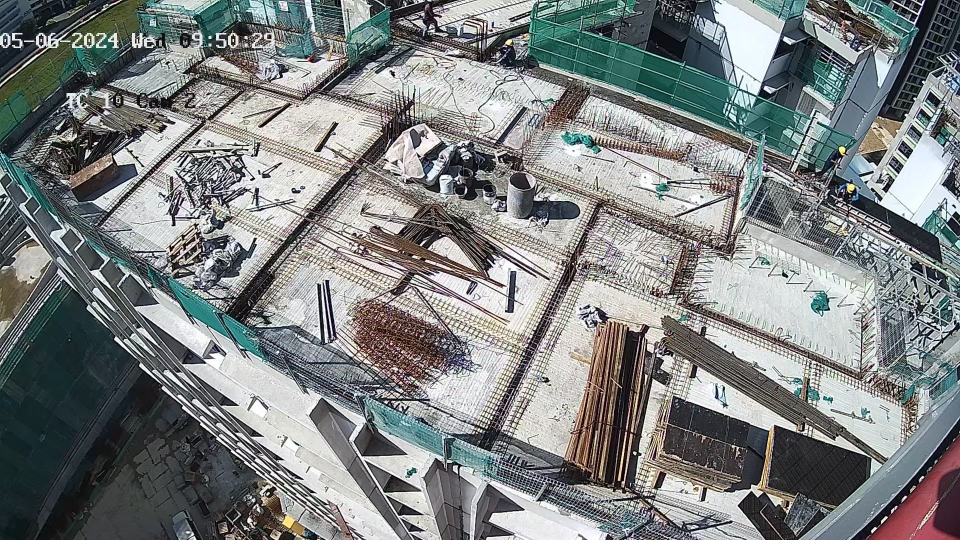
#> input picture assets/photo1717552254.jpeg, 1920 x 1080 px (shown at 1/2 size)
$ python -i experiment.py   (imports and definitions only)
#> lines starting #> are read from the running program, lines starting #| are printed output that depends on the picture; after the words box and inside, x2 and y2 are one past the last pixel; in counts of white or black regions, pixels touching at a corner belong together
import numpy as np
import cv2 as cv
from matplotlib import pyplot as plt


def canny_edge_1(image_path):
    img = cv.imread(image_path, cv.IMREAD_GRAYSCALE)
    assert img is not None, "file could not be read, check with os.path.exists()"

    edges1 = cv.Canny(image=img,
                      threshold1=8000,
                      threshold2=8000)

    edges2 = cv.Canny(image=img,
                      threshold1=8000,
                      threshold2=8000,
                      apertureSize=5)

    edges3 = cv.Canny(image=img,
                      threshold1=8000,
                      threshold2=8000,
                      apertureSize=5,
                      L2gradient=False)

    plt.subplot(121), plt.imshow(img, cmap='gray')
    plt.title('Original Image'), plt.xticks([]), plt.yticks([])

    plt.subplot(122), plt.imshow(edges3, cmap='gray')
    plt.title('Edge Image with Aperture + L2gradient'), plt.xticks([]), plt.yticks([])

    plt.show()


def canny_edge_2(image_path):
#> called with image_path = '../assets/photo1717552254.jpeg'
    image1 = cv.imread(image_path)
#> image1 is the input picture: shape (1080, 1920, 3); mean B, G, R 129.2, 129.3, 125.5
    image = cv.imread(image_path)
    gray = cv.cvtColor(image, cv.COLOR_BGR2GRAY)
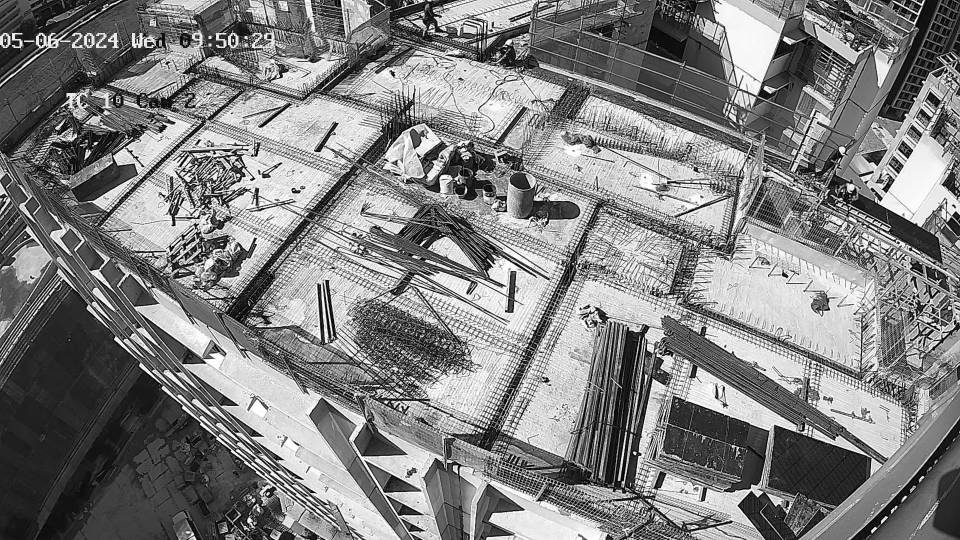
#> gray: shape (1080, 1920) (shown at 1/2 size); min 0, max 255, mean 128.1
    use_it = gray
    blurred = cv.GaussianBlur(gray, (3, 3), 0)
    use_it = blurred
    canny = cv.Canny(image=use_it,
                     threshold1=1500,
                     threshold2=1200,
                     apertureSize=5,
                     L2gradient=True)
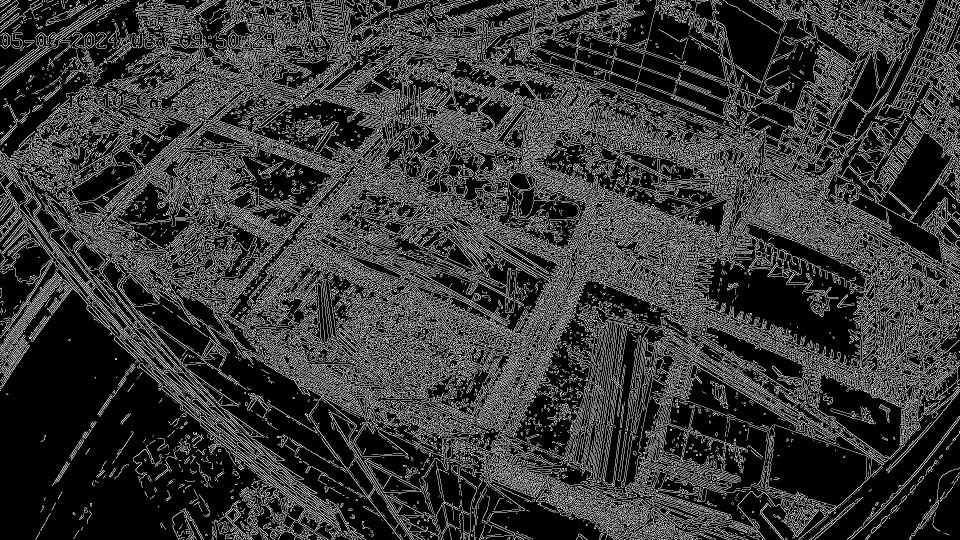
#> canny: shape (1080, 1920) (shown at 1/2 size); 21.2% white in thin lines or dots

    cnts = cv.findContours(canny, cv.RETR_TREE, cv.CHAIN_APPROX_SIMPLE)
#> cnts = 17223 contours, 13852 with area under 20; largest, box (x1, y1, x2, y2) and area: (406, 471, 1292, 1036) 46809, (429, 98, 1724, 757) 37728, (191, 173, 905, 622) 25965, (1390, 52, 1920, 744) 21098, (929, 417, 1179, 698) 13760
    cnts = cnts[0] if len(cnts) == 2 else cnts[1]

    for c in cnts:
        cv.drawContours(image, [c], 0, (36, 255, 12), 2)
#> this loop made 17223 passes
#> c on passes 1 to 3: [[1465, 1079]], [[1428, 1079]], [[1387, 1079]]
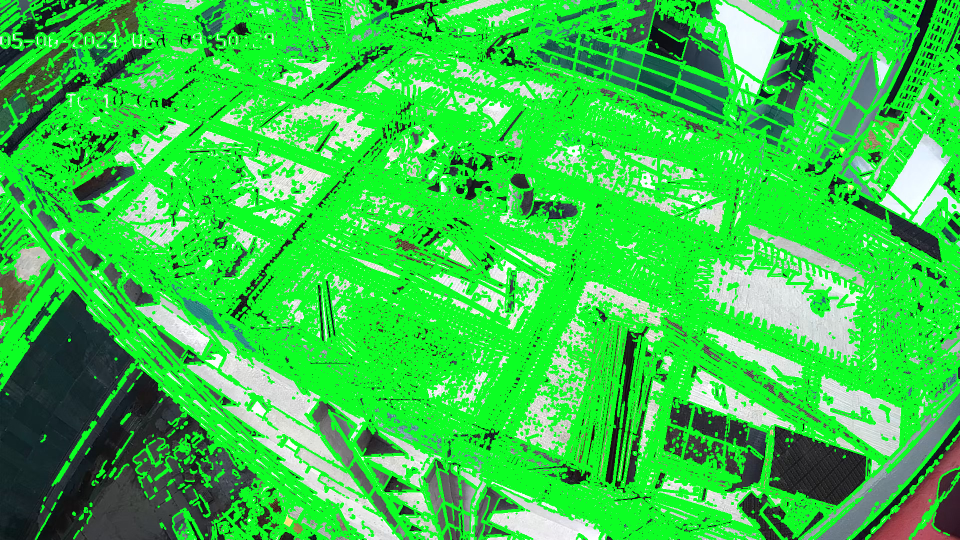
#> image: shape (1080, 1920, 3) (shown at 1/2 size); mean B, G, R 72, 203, 55.1

    plt.subplot(121), plt.imshow(image1)
    plt.title('Original Image'), plt.xticks([]), plt.yticks([])

    plt.subplot(122), plt.imshow(image)
    plt.title('Edge Image with Aperture + L2gradient'), plt.xticks([]), plt.yticks([])

    plt.show()
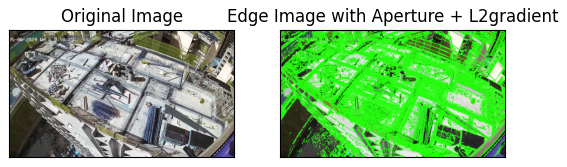
#> figure drawn by matplotlib, 2 panels; B, G, R data is drawn as R, G, B

    #cv.imshow('canny', canny)
    #cv.imshow('image', image)
    cv.imwrite('canny.png', canny)
    cv.imwrite('image.png', image)
    #cv.waitKey(0)

>>> result = canny_edge_2('../assets/photo1717552254.jpeg')

$ run again, on assets/TC1-CAM11662615487.305533.jpg
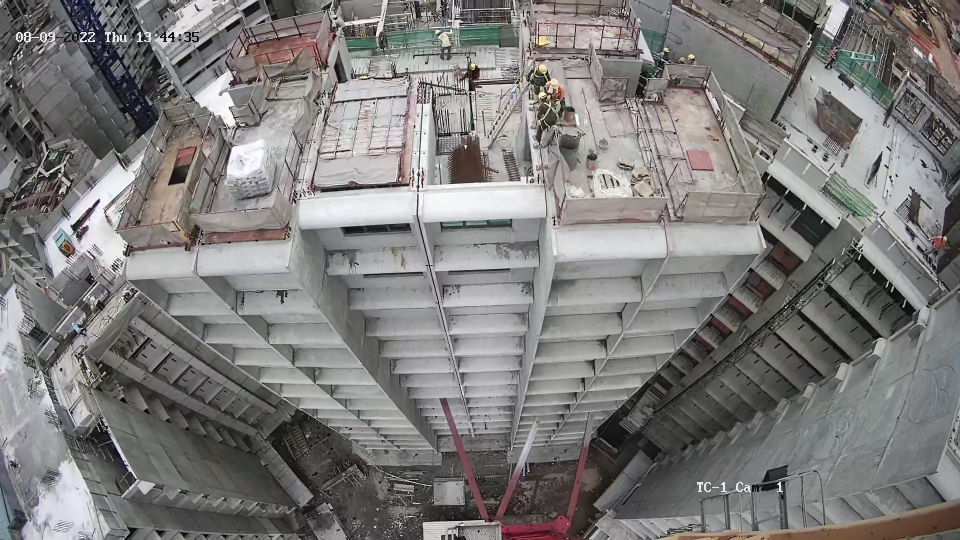
#> input picture assets/TC1-CAM11662615487.305533.jpg, 1920 x 1080 px (shown at 1/2 size)
#> in canny_edge_2, image1 is the input picture: shape (1080, 1920, 3); mean B, G, R 123.1, 123.9, 125.8
#> in canny_edge_2, `canny = cv.Canny(image=use_it, threshold1=1500, threshold2=1200, apert..`:
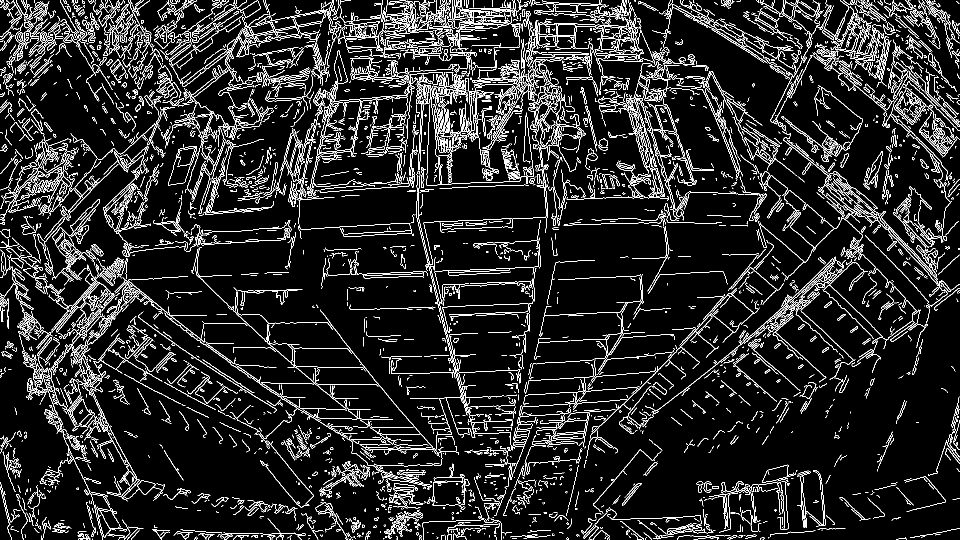
#> canny: shape (1080, 1920) (shown at 1/2 size); 9.7% white in thin lines or dots
#> cnts = 6091 contours, 5084 with area under 20; largest, box (x1, y1, x2, y2) and area: (336, 292, 394, 372) 2463, (336, 292, 394, 372) 2446, (1789, 173, 1852, 249) 2420, (1789, 175, 1852, 249) 2196, (865, 114, 1127, 326) 1717
#> the loop in canny_edge_2, `for c in cnts:` made 6091 passes
#> c on passes 1, 3, 4: [[160, 1079], [165, 1079]], [[704, 1078], [704, 1079], [705, 1078]], [[1219, 1077], [1218, 1078], [1218, 1079], [1218, 1078]]
#> in canny_edge_2, `plt.show()`:
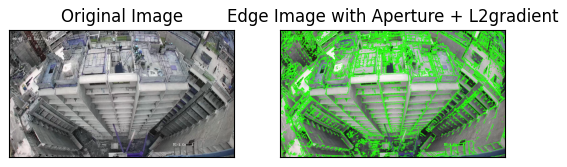
#> figure drawn by matplotlib, 2 panels; B, G, R data is drawn as R, G, B
